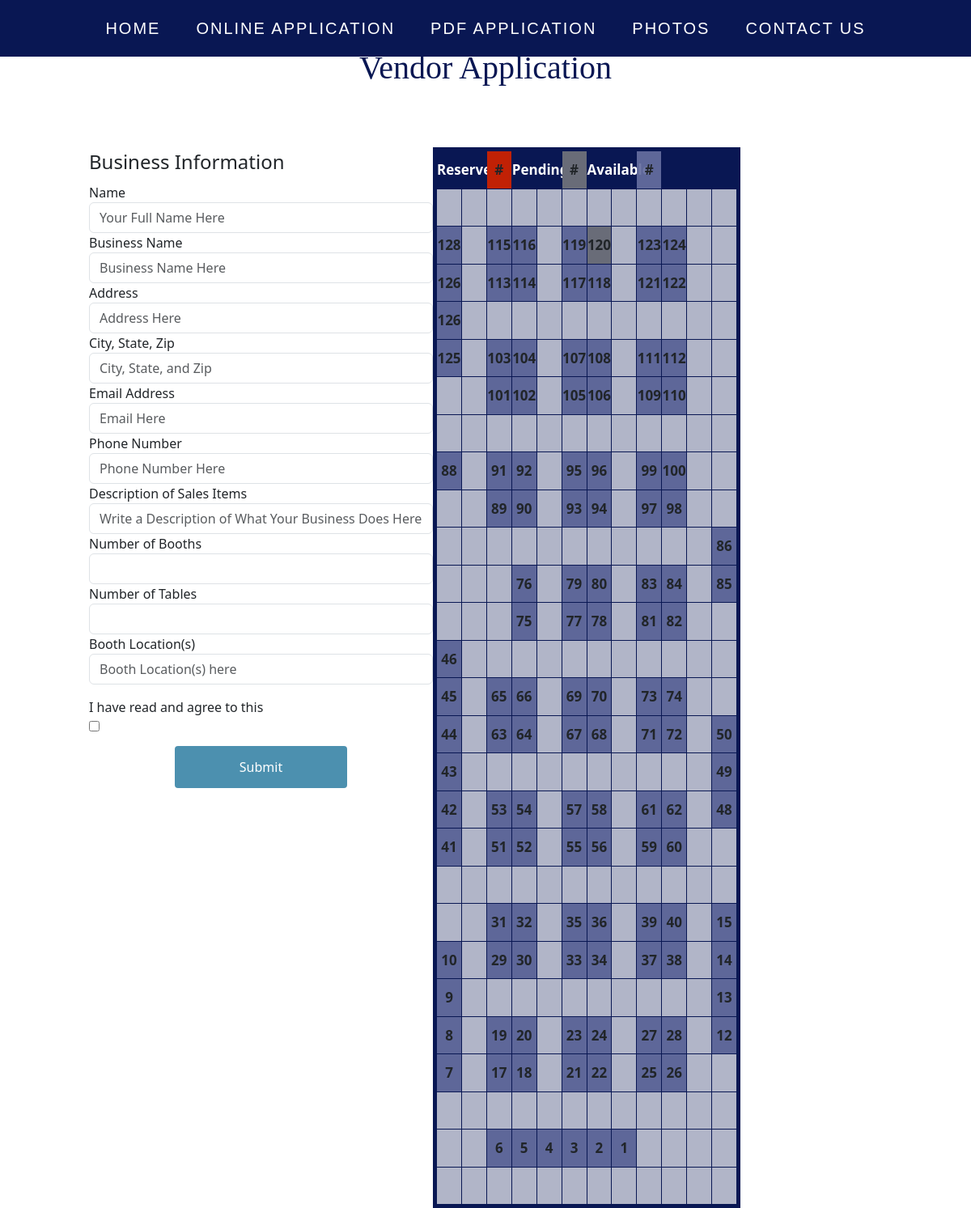
/application, run on an earlier commit of the app's database.
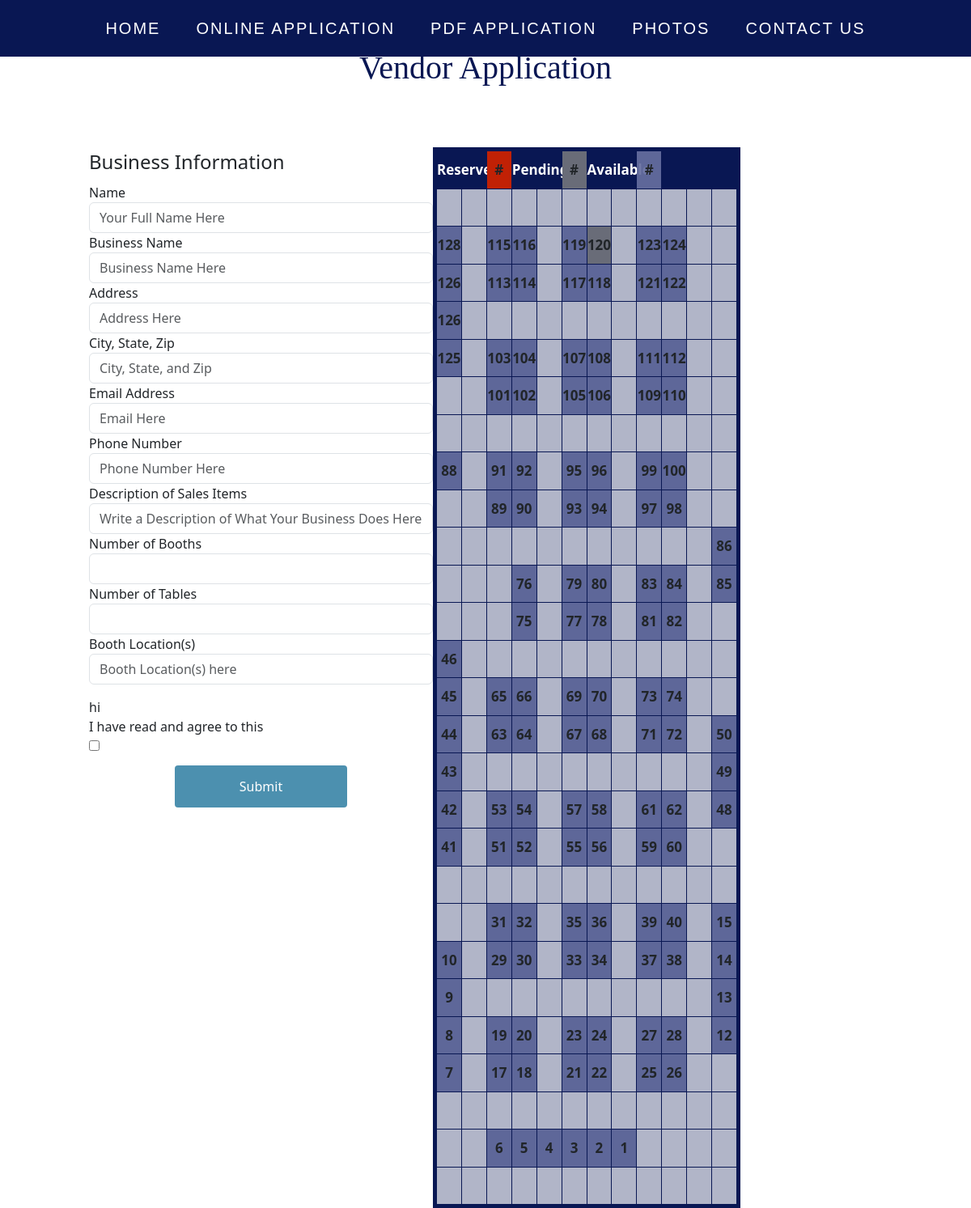
And on a later commit of the database.
### app/models.py (models this page shows)
class AppText(db.Model):
    id = db.Column(db.Integer, primary_key=True)
    notes = db.Column(db.String, nullable=False)

### app/routes.py (the view, shortened to what this page needs)
@app.route('/application', methods=['GET', 'POST'])
def application():
    form = ApplicationForm()
    appText = AppText.query.first()
    boothLoc_ = session.get('boothLoc_', None)
    currYear = CurrentYear.query.first().year
    vendors = Vendor.query.order_by(Vendor.boothNum)
    vendor_dict = update(vendors, current_year=currYear)
    return render_template('application.html', form=form, appText=appText, boothLoc_ = boothLoc_, vendor_dict = vendor_dict)

### app/vendor_dict.py (called while the page is built)
def update(vendors, current_year = 2023):
    for vendor in vendors:
        if vendor.year == current_year:
            booth_nums = [int(num.strip()) for num in vendor.boothLoc.split(',')]
            for key in vendor_dict:
                if vendor_dict[key]['booth_num'] in booth_nums:
                    if vendor.status == "pendingApproval" or vendor.status == "pendingPayment":
                        vendor_dict[key]['status'] = "PENDING"
                    elif vendor.status == "finalized":
                        vendor_dict[key]['business_name'] = vendor.business
                        vendor_dict[key]['status'] = "APPROVED"
    return vendor_dict

### app/templates/application.html (shortened to what this page needs)
{% extends 'base.html' %}
{% block content %}
<link rel="stylesheet" href="{{url_for('static',filename='css/bootstrap.css')}}"/>
<h1 class="appTitle">Vendor Application</h1>
<form class="form" style="padding-left: 5%;" method="POST" action="/application">
<div class="mt-4 background">
    <div class="col-12 col-md-6 mb-4">
        <div class="map_width">
            <div class="grid-container-vendor">
                <div class="reserved">Reserved</div>
                <div class="item_legend">#</div>
                <div class="pend">Pending</div>
                <div class="pend_legend">#</div>
                <div class="available">Available</div>
                <div class="available_legend">#</div>
                <div class="legend_filler"></div>
                    {% for cell in range(12) %}
                        <div class="filler"></div>
                    {% endfor %}
                    {% for key in vendor_dict %}
                        {% if vendor_dict[key]['status'] == 'APPROVED' %}
                            {% set booth_num_ = vendor_dict[key]['booth_num'] %}
                            {% set business_name_ = vendor_dict[key]['business_name'] %}
                            <div class="item approved booth_{{ booth_num_ }}" onmouseover="content('.booth_{{ booth_num_ }}', '{{business_name_}}')" onmouseout="content('.booth_{{ booth_num_ }}', '{{booth_num_}}')">{{vendor_dict[key]['booth_num']}}</div>
                        {% elif vendor_dict[key]['status'] == 'PENDING' %}
                            {% set booth_num_ = vendor_dict[key]['booth_num'] %}
                            <div class="item pending booth_{{ booth_num_ }}" onmouseover="content('.booth_{{ booth_num_ }}', 'Pending')" onmouseout="content('.booth_{{ booth_num_ }}', '{{booth_num_}}')">{{vendor_dict[key]['booth_num']}}</div>
                        {% elif vendor_dict[key]['status'] == 'NOTINIT' %}
                            {% set booth_num_ = vendor_dict[key]['booth_num'] %}
                            <div class="empty" onclick="setBoothLoc('{{booth_num_}}')">{{vendor_dict[key]['booth_num']}}</div>
                        {% else %}
                            <div class="filler"></div>
                        {% endif %}
                    {% endfor %}
                </div>
            </div>
        </div>
</div>
        <div class="col-12 col-md-6">
            <div class="application">
                    <fieldset class="businessInfo">
                        <legend>Business Information</legend>
                        <div class="form-group">
                            {{form.name.label}}{{form.name(class="form-control")}}
                            {{form.business.label}}{{form.business(class="form-control")}}
                            {{form.address.label}}{{form.address(class="form-control")}}
                            {{form.citystatezip.label}}{{form.citystatezip(class="form-control")}}
                            {{form.email.label}}{{form.email(class="form-control")}}
                            {{form.phoneNum.label}}{{form.phoneNum(class="form-control")}}
                            {{form.desc.label}}{{form.desc(class="form-control")}}
                            {{form.boothNum.label}}{{form.boothNum(class="form-control")}}
                            {{form.tableNum.label}}{{form.tableNum(class="form-control")}}
                          </div>
                          <div class="form-group mb-3">
                            {{form.boothLoc.label}}
                            {% if boothLoc_ is not none %}
                              {{form.boothLoc(value=boothLoc_, class="form-control")}}
                            {% else %}
                              {{form.boothLoc(class="form-control")}}
                            {% endif %}
                          </div>
                          <div class="note">
                            {{ appText.notes|safe }}
                        </div>
                        <div>{{form.terms.label}}{{form.terms()}}</div>
                        <div>{{form.submit()}}</div>
                </fieldset>
            </div>
        </div>
</form>
{% endblock %}

### app/templates/base.html (shortened to what this page needs)
<!doctype html>
<html>
  <html lang="en"></html>
    <head>
      <link rel="stylesheet" type="text/css" href="{{ url_for ('static', filename='./index.css') }}">
    </head>
    <body>
      <div class="nav-bar">
        <nav>
            <ul>
                <li><a href="{{ url_for('index') }}">Home</a></li>
                <li><a href="{{ url_for('application') }}">Online Application</a></li>
                <li><a href="./static/vendor_app/2023RWDApplication.pdf" target="blank">PDF Application</a></li>
                <li><a href="/index#FestivalPhotos">Photos</a></li>
                <li><a href="/index#footer">Contact Us</a></li>
            </ul>
        </nav>
      </div>
        {% block content %}{% endblock %}
    </body>
</html>

### app/static/index.css (style rules this page uses)
body { margin: 0; width: 100vw; height: 100vh; background-color: #b0c4de; max-width: 100%; }
.background { background-color: #ecf4ffdc; }
h1 { margin: 16px; font-size: 64px; text-align: center; }
a { color: rgb(27, 99, 206); }
.nav-bar, h1, button { font-family:'Times New Roman', Times, serif }
.nav-bar { position: fixed; z-index: 2; width: 100%; top: 0; height: auto; padding: px 24px; }
nav ul { list-style: none; background-color: #091753; overflow: hidden; padding: 0; text-align: center; margin: 0; transition: 1s; }
nav ul li { display: inline-block; padding: 20px; }
nav ul li a { text-decoration: none; color: white; font-size: 20px; font-family: sans-serif; text-transform: uppercase; letter-spacing: 2px; }
.grid-container-vendor { display: grid; grid-template-columns: repeat(12, 1fr); grid-template-rows: repeat(28, 1fr); gap: 1px; background-color: #091753; padding: 5px; }
.grid-container-vendor > div { text-align: center; padding: 10px 0; font-size: 17px; font-weight: bold; }
.item { background-color: #c0c3d3; }
.empty, .available_legend { background-color: #656ea0eb; }
.filler { background-color: #c0c3d3ea; }
.reserved, .available, .pend, .legend_filler { background-color: #091753; color: white; }
.pending, .pend_legend { background-color: #696c78; }
.approved, .item_legend { background-color: rgb(193, 33, 5); }
.reserved { grid-column: 1/3; }
.available { grid-column: 7/9; }
.legend_filler { grid-column: 10/13; }
.pend { grid-column: 4/6; }
.map_width { width: 66.66%; margin-right: -50%; float: right; padding-top: 50px; }
.application { position: relative; padding: 50px 50px; justify-content: space-evenly; }
.form { background: #fff; justify-content: center; align-items: center; border-radius: 10px; padding-left: 5px; box-sizing: border-box; }
fieldset { border: none; justify-content: center; align-items: center; }
fieldset label { display: block; align-content: center; }
fieldset input { display: inline-block; align-content: center; }
input, select { padding: 12px 20px; border: 1px solid #ccc; border-radius: 4px; box-sizing: border-box; }
input[type=submit] { width: 50%; margin-left: 25%; margin-top: 1vw; margin-bottom: 1vw; display: block; align-self: center; background-color: #4c90af; color: white; padding: 14px 20px; border: none; border-radius: 4px; cursor: pointer; }
.appTitle { color:#091753; margin-top: 5%; }

What changed in the data, as far as the page shows it:
added AppText: notes "hi"
